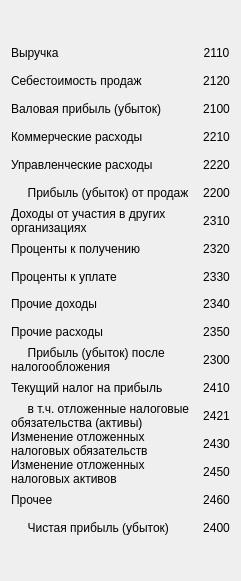
     <widget class="QWidget" name="gridLayoutWidget_3">
      <property name="geometry">
       <rect>
        <x>30</x>
        <y>50</y>
        <width>241</width>
        <height>581</height>
       </rect>
      </property>
      <layout class="QGridLayout" name="gridLayout_3">
       <property name="spacing">
        <number>0</number>
       </property>
       <item row="23" column="0">
        <widget class="QLabel" name="label_215">
         <property name="text">
          <string/>
         </property>
         <property name="wordWrap">
          <bool>true</bool>
         </property>
        </widget>
       </item>
       <item row="20" column="0">
        <widget class="QLabel" name="label_216">
         <property name="sizePolicy">
          <sizepolicy hsizetype="Preferred" vsizetype="Fixed">
           <horstretch>0</horstretch>
           <verstretch>0</verstretch>
          </sizepolicy>
         </property>
         <property name="text">
          <string>Изменение отложенных налоговых активов</string>
         </property>
         <property name="wordWrap">
          <bool>true</bool>
         </property>
        </widget>
       </item>
       <item row="19" column="0">
        <widget class="QLabel" name="label_217">
         <property name="text">
          <string>Изменение отложенных налоговых обязательств</string>
         </property>
         <property name="wordWrap">
          <bool>true</bool>
         </property>
        </widget>
       </item>
       <item row="21" column="0">
        <widget class="QLabel" name="label_218">
         <property name="text">
          <string>Прочее</string>
         </property>
         <property name="wordWrap">
          <bool>true</bool>
         </property>
        </widget>
       </item>
       <item row="22" column="0">
        <widget class="QLabel" name="label_219">
         <property name="text">
          <string>     Чистая прибыль (убыток)</string>
         </property>
         <property name="wordWrap">
          <bool>true</bool>
         </property>
        </widget>
       </item>
       <item row="17" column="0">
        <widget class="QLabel" name="label_220">
         <property name="sizePolicy">
          <sizepolicy hsizetype="Preferred" vsizetype="Preferred">
           <horstretch>0</horstretch>
           <verstretch>0</verstretch>
          </sizepolicy>
         </property>
         <property name="minimumSize">
          <size>
           <width>0</width>
           <height>0</height>
          </size>
         </property>
         <property name="text">
          <string>Текущий налог на прибыль</string>
         </property>
         <property name="wordWrap">
          <bool>true</bool>
         </property>
        </widget>
       </item>
       <item row="16" column="1">
        <widget class="QLabel" name="label_221">
         <property name="text">
          <string>2300</string>
         </property>
         <property name="alignment">
          <set>Qt::AlignCenter</set>
         </property>
        </widget>
       </item>
       <item row="17" column="1">
        <widget class="QLabel" name="label_222">
         <property name="text">
          <string>2410</string>
         </property>
         <property name="alignment">
          <set>Qt::AlignCenter</set>
         </property>
        </widget>
       </item>
       <item row="18" column="0">
        <widget class="QLabel" name="label_223">
         <property name="sizePolicy">
          <sizepolicy hsizetype="Preferred" vsizetype="Preferred">
           <horstretch>0</horstretch>
           <verstretch>0</verstretch>
          </sizepolicy>
         </property>
         <property name="text">
          <string>     в т.ч. отложенные налоговые обязательства (активы)</string>
         </property>
         <property name="wordWrap">
          <bool>true</bool>
         </property>
        </widget>
       </item>
       <item row="16" column="0">
        <widget class="QLabel" name="label_224">
         <property name="text">
          <string>     Прибыль (убыток) после налогообложения</string>
         </property>
         <property name="wordWrap">
          <bool>true</bool>
         </property>
        </widget>
       </item>
       <item row="10" column="0">
        <widget class="QLabel" name="label_225">
         <property name="text">
          <string>Доходы от участия в других организациях</string>
         </property>
         <property name="wordWrap">
          <bool>true</bool>
         </property>
        </widget>
       </item>
       <item row="3" column="0">
        <widget class="QLabel" name="label_226">
         <property name="text">
          <string>Валовая прибыль (убыток)</string>
         </property>
         <property name="wordWrap">
          <bool>true</bool>
         </property>
        </widget>
       </item>
       <item row="1" column="0">
        <widget class="QLabel" name="label_227">
         <property name="text">
          <string>Выручка</string>
         </property>
         <property name="wordWrap">
          <bool>true</bool>
         </property>
        </widget>
       </item>
       <item row="20" column="1">
        <widget class="QLabel" name="label_228">
         <property name="text">
          <string>2450</string>
         </property>
         <property name="alignment">
          <set>Qt::AlignCenter</set>
         </property>
        </widget>
       </item>
       <item row="18" column="1">
        <widget class="QLabel" name="label_229">
         <property name="text">
          <string>2421</string>
         </property>
         <property name="alignment">
          <set>Qt::AlignCenter</set>
         </property>
        </widget>
       </item>
       <item row="19" column="1">
        <widget class="QLabel" name="label_230">
         <property name="text">
          <string>2430</string>
         </property>
         <property name="alignment">
          <set>Qt::AlignCenter</set>
         </property>
        </widget>
       </item>
       <item row="22" column="1">
        <widget class="QLabel" name="label_231">
         <property name="text">
          <string>2400</string>
         </property>
         <property name="alignment">
          <set>Qt::AlignCenter</set>
         </property>
        </widget>
       </item>
       <item row="15" column="1">
        <widget class="QLabel" name="label_232">
         <property name="text">
          <string>2350</string>
         </property>
         <property name="alignment">
          <set>Qt::AlignCenter</set>
         </property>
        </widget>
       </item>
       <item row="23" column="1">
        <widget class="QLabel" name="label_233">
         <property name="text">
          <string/>
         </property>
         <property name="alignment">
          <set>Qt::AlignCenter</set>
         </property>
        </widget>
       </item>
       <item row="15" column="0">
        <widget class="QLabel" name="label_234">
         <property name="font">
          <font>
           <weight>50</weight>
           <bold>false</bold>
          </font>
         </property>
         <property name="text">
          <string>Прочие расходы</string>
         </property>
         <property name="alignment">
          <set>Qt::AlignLeading|Qt::AlignLeft|Qt::AlignVCenter</set>
         </property>
        </widget>
       </item>
       <item row="21" column="1">
        <widget class="QLabel" name="label_235">
         <property name="text">
          <string>2460</string>
         </property>
         <property name="alignment">
          <set>Qt::AlignCenter</set>
         </property>
        </widget>
       </item>
       <item row="5" column="1">
        <widget class="QLabel" name="label_236">
         <property name="text">
          <string>2210</string>
         </property>
         <property name="alignment">
          <set>Qt::AlignCenter</set>
         </property>
        </widget>
       </item>
       <item row="2" column="0">
        <widget class="QLabel" name="label_237">
         <property name="contextMenuPolicy">
          <enum>Qt::CustomContextMenu</enum>
         </property>
         <property name="layoutDirection">
          <enum>Qt::LeftToRight</enum>
         </property>
         <property name="frameShape">
          <enum>QFrame::NoFrame</enum>
         </property>
         <property name="frameShadow">
          <enum>QFrame::Plain</enum>
         </property>
         <property name="text">
          <string>Себестоимость продаж</string>
         </property>
         <property name="textFormat">
          <enum>Qt::AutoText</enum>
         </property>
         <property name="scaledContents">
          <bool>true</bool>
         </property>
         <property name="wordWrap">
          <bool>true</bool>
         </property>
        </widget>
       </item>
       <item row="3" column="1">
        <widget class="QLabel" name="label_238">
         <property name="text">
          <string>2100</string>
         </property>
         <property name="alignment">
          <set>Qt::AlignCenter</set>
         </property>
        </widget>
       </item>
       <item row="13" column="0">
        <widget class="QLabel" name="label_239">
         <property name="text">
          <string>Проценты к уплате</string>
         </property>
         <property name="wordWrap">
          <bool>true</bool>
         </property>
        </widget>
       </item>
       <item row="0" column="1">
        <widget class="QLabel" name="label_240">
         <property name="text">
          <string/>
         </property>
        </widget>
       </item>
       <item row="0" column="0">
        <widget class="QLabel" name="label_241">
         <property name="font">
          <font>
           <weight>75</weight>
           <bold>true</bold>
          </font>
         </property>
         <property name="text">
          <string/>
         </property>
         <property name="alignment">
          <set>Qt::AlignCenter</set>
         </property>
        </widget>
       </item>
       <item row="14" column="0">
        <widget class="QLabel" name="label_242">
         <property name="text">
          <string>Прочие доходы</string>
         </property>
         <property name="wordWrap">
          <bool>true</bool>
         </property>
        </widget>
       </item>
       <item row="2" column="1">
        <widget class="QLabel" name="label_243">
         <property name="text">
          <string>2120</string>
         </property>
         <property name="alignment">
          <set>Qt::AlignCenter</set>
         </property>
        </widget>
       </item>
       <item row="7" column="1">
        <widget class="QLabel" name="label_244">
         <property name="text">
          <string>2220</string>
         </property>
         <property name="alignment">
          <set>Qt::AlignCenter</set>
         </property>
        </widget>
       </item>
       <item row="1" column="1">
        <widget class="QLabel" name="label_245">
         <property name="text">
          <string>2110</string>
         </property>
         <property name="alignment">
          <set>Qt::AlignCenter</set>
         </property>
        </widget>
       </item>
       <item row="9" column="1">
        <widget class="QLabel" name="label_246">
         <property name="text">
          <string>2200</string>
         </property>
         <property name="alignment">
          <set>Qt::AlignCenter</set>
         </property>
        </widget>
       </item>
       <item row="13" column="1">
        <widget class="QLabel" name="label_247">
         <property name="text">
          <string>2330</string>
         </property>
         <property name="alignment">
          <set>Qt::AlignCenter</set>
         </property>
        </widget>
       </item>
       <item row="10" column="1">
        <widget class="QLabel" name="label_248">
         <property name="text">
          <string>2310</string>
         </property>
         <property name="alignment">
          <set>Qt::AlignCenter</set>
         </property>
        </widget>
       </item>
       <item row="14" column="1">
        <widget class="QLabel" name="label_249">
         <property name="text">
          <string>2340</string>
         </property>
         <property name="alignment">
          <set>Qt::AlignCenter</set>
         </property>
        </widget>
       </item>
       <item row="11" column="0">
        <widget class="QLabel" name="label_250">
         <property name="text">
          <string>Проценты к получению</string>
         </property>
         <property name="wordWrap">
          <bool>true</bool>
         </property>
        </widget>
       </item>
       <item row="5" column="0">
        <widget class="QLabel" name="label_251">
         <property name="text">
          <string>Коммерческие расходы</string>
         </property>
         <property name="wordWrap">
          <bool>true</bool>
         </property>
        </widget>
       </item>
       <item row="7" column="0">
        <widget class="QLabel" name="label_252">
         <property name="text">
          <string>Управленческие расходы</string>
         </property>
         <property name="wordWrap">
          <bool>true</bool>
         </property>
        </widget>
       </item>
       <item row="9" column="0">
        <widget class="QLabel" name="label_253">
         <property name="text">
          <string>     Прибыль (убыток) от продаж</string>
         </property>
         <property name="wordWrap">
          <bool>true</bool>
         </property>
        </widget>
       </item>
       <item row="11" column="1">
        <widget class="QLabel" name="label_254">
         <property name="text">
          <string>2320</string>
         </property>
         <property name="alignment">
          <set>Qt::AlignCenter</set>
         </property>
        </widget>
       </item>
      </layout>
     </widget>
